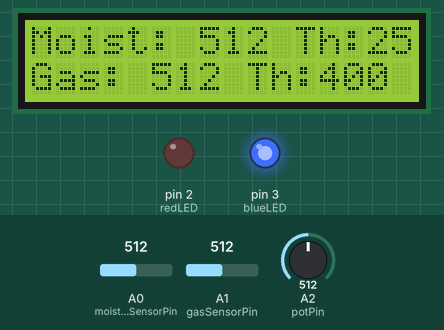
Bench run of a sketch on a simulated Arduino Uno, built with avr-gcc and run on an emulated ATmega328P. Parts: 16×2 character LCD, output pins drawn as LEDs (lit = HIGH). Inputs (shaded band) come from the test bench; at power-on: A1 (gasSensorPin) = 512, A0 (moistureSensorPin) = 512, A2 (potPin) = 512. What the sketch prints to the serial monitor is not drawn.

Above: at 1.2 s.
1.3 s: A1 (gasSensorPin) set to 410
At 3.2 s:
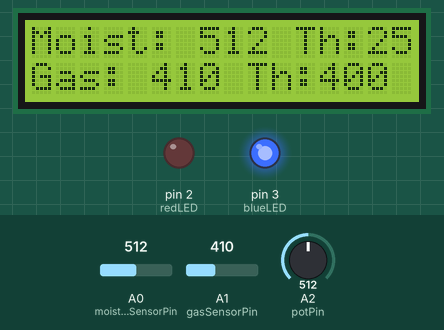
3.6 s: A1 (gasSensorPin) set to 384
At 4.9 s:
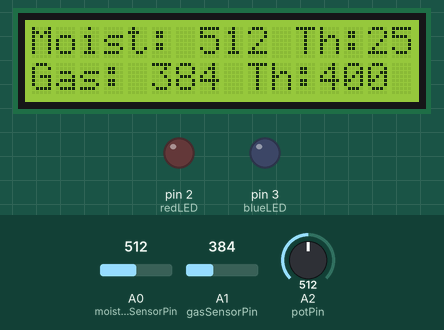
5.7 s: A0 (moistureSensorPin) set to 261
At 6.6 s:
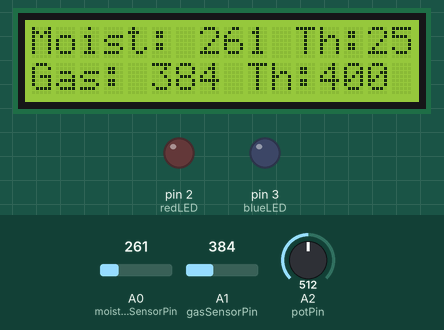
7.8 s: A0 (moistureSensorPin) set to 236
At 9.5 s:
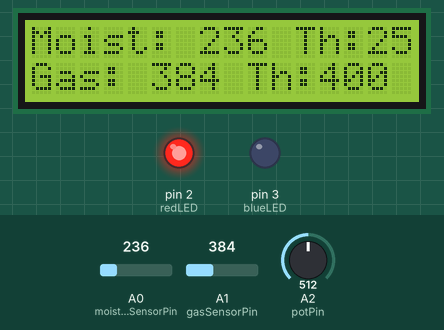
9.8 s: A1 (gasSensorPin) set to 511
At 11.3 s:
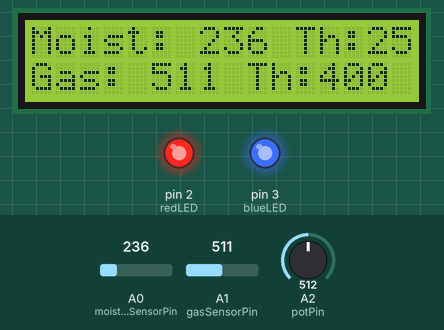
11.9 s: A2 (potPin) set to 493
At 13.1 s:
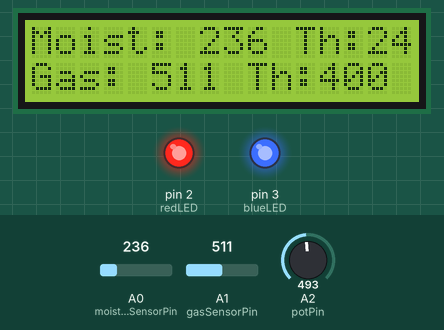
14.0 s: A2 (potPin) set to 473
Timing chart, 0 to 17.0 s (numbered marks = the images above; inputs shaded):
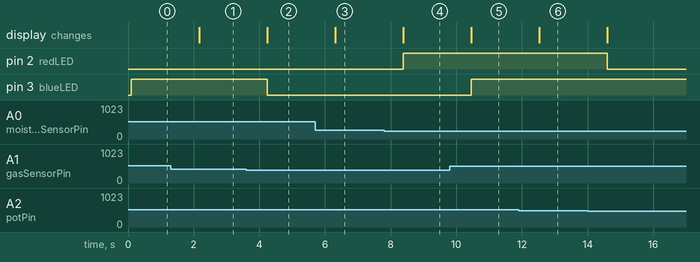

The sketch:

final_project_code.ino
```cpp
#include <Wire.h>
#include <LiquidCrystal_I2C.h>

// Pin definitions
const int redLED = 2;
const int blueLED = 3;
const int moistureSensorPin = A0;
const int gasSensorPin = A1;
const int potPin = A2;

// Initialize the LCD with I2C address 0x27
LiquidCrystal_I2C lcd(0x27, 16, 2);

void setup() {
  // Initialize the LED pins as outputs
  pinMode(redLED, OUTPUT);
  pinMode(blueLED, OUTPUT);

  // Initialize the LCD
  lcd.init();  // Initialize the LCD
  lcd.backlight();

  // Initialize the serial communication
  Serial.begin(9600);
}

void loop() {
  // Read sensor values
  int moistureValue = analogRead(moistureSensorPin);
  int gasValue = analogRead(gasSensorPin);
  int potValue = analogRead(potPin);

  // Map the potentiometer value to a threshold range (0-1023 to 0-500)
  int moistureThreshold = map(potValue, 0, 1023, 0, 500);
  int gasThreshold = 400; // Fixed threshold, can also be dynamic based on another potentiometer if needed

  // Print sensor values to the serial monitor
  Serial.print("Moisture Value: ");
  Serial.print(moistureValue);
  Serial.print(" | Gas Value: ");
  Serial.print(gasValue);
  Serial.print(" | Moisture Threshold: ");
  Serial.println(moistureThreshold);

  // Display sensor values and thresholds on the LCD
  lcd.clear();
  lcd.setCursor(0, 0);
  lcd.print("Moist: ");
  lcd.print(moistureValue);
  lcd.print(" Th:");
  lcd.print(moistureThreshold);
  lcd.setCursor(0, 1);
  lcd.print("Gas: ");
  lcd.print(gasValue);
  lcd.print(" Th:400");

  // Check moisture level
  if (moistureValue < moistureThreshold) {
    digitalWrite(redLED, HIGH); // Turn on red LED
  } else {
    digitalWrite(redLED, LOW); // Turn off red LED
  }

  // Check gas level
  if (gasValue > gasThreshold) {
    digitalWrite(blueLED, HIGH); // Turn on blue LED
  } else {
    digitalWrite(blueLED, LOW); // Turn off blue LED
  }

  // Wait for a second before the next loop
  delay(1000);
}
```

Measured:
- the behaviour switches between 401 and 400 on A1 (gasSensorPin) (found by bisection; images 1 and 2)
- the behaviour switches between 250 and 249 on A0 (moistureSensorPin) (found by bisection; images 3 and 4)
- after the input at 1.3 s, the display: changes after 0.87 s (image 1)
- after the input at 3.6 s, pin 3 (blueLED): HIGH → LOW after 0.64 s; the display: changes after 0.64 s (image 2)
- after the input at 5.7 s, the display: changes after 0.61 s (image 3)
- after the input at 7.8 s, pin 2 (redLED): LOW → HIGH after 0.59 s; the display: changes after 0.59 s (image 4)
- after the input at 9.8 s, pin 3 (blueLED): LOW → HIGH after 0.66 s; the display: changes after 0.66 s (image 5)
- after the input at 11.9 s, the display: changes after 0.63 s (image 6)
- after the input at 14.0 s, pin 2 (redLED): HIGH → LOW after 0.60 s
